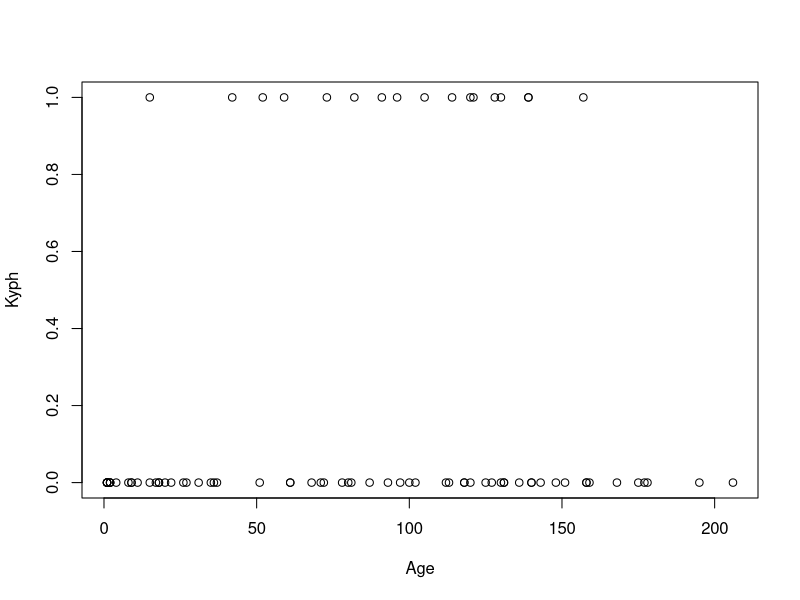
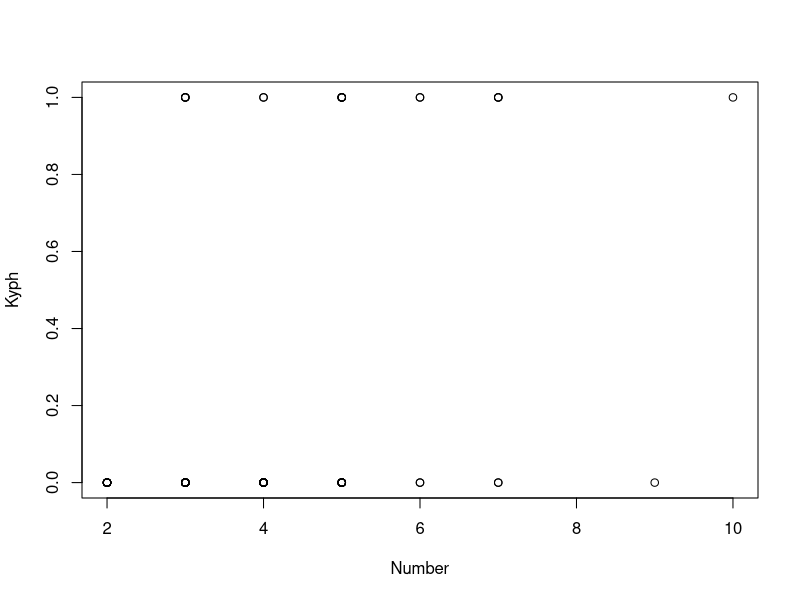
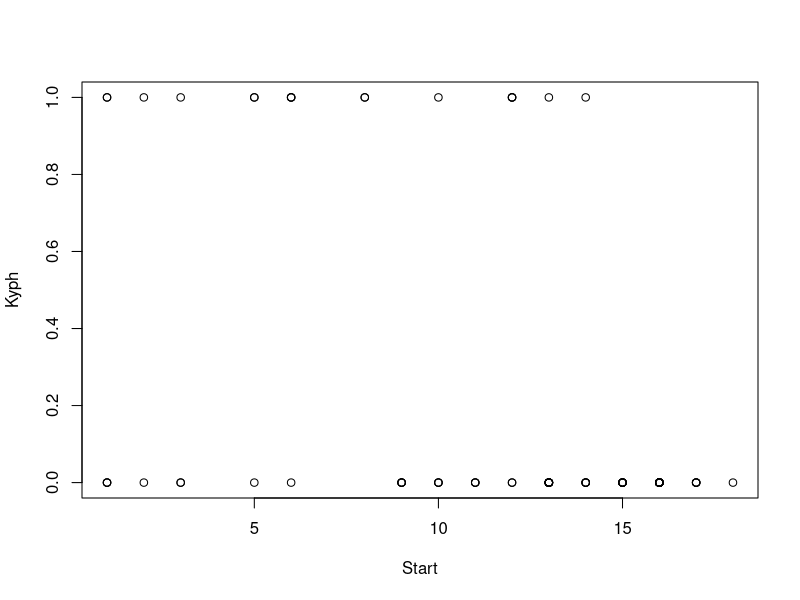
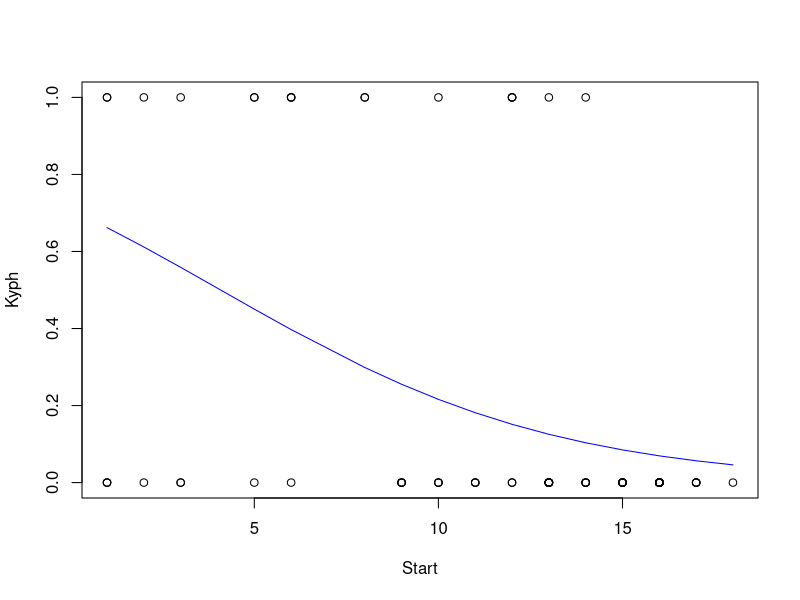

Recreate these plots in R, in order.
#Data set relativo all’esito di un’operazione alla colonna vertebrale, la laminectomia, effettuata su un campione di 81 bambini, per correggere la cifosi Sono
#osservate 4 variabili
# • Kyphosis: variabile risposta con livelli absent=0 present=1.
# • Age, del bambino in mesi
# • Number: numero di vertebre coinvolte nell’operazione
# • Start: vertebra inziale da cui parte l’operazione

rm(list = ls())

data("kyphosis", package = 'rpart')
Kyph<-as.numeric(kyphosis$Kyphosis=="present")
attach(kyphosis)

plot(Age, Kyph) # nessuna informazione

plot(Number, Kyph) #nessuna informazione

plot(Start, Kyph) # nessuna informazione

#si nota che da questi plot non otteniamo tante informazioni
#Allora procediamo in maniera differente

fit <- glm(Kyph ~ Age, family="binomial")
summary(fit)

#notiamo che in questo caso non è significativa l'età (p_value)

fit1 <- glm(Kyph ~ Number, family="binomial")
summary(fit1)

#notiamo che invece il numero ha una maggiore influenza

fit2 <- glm(Kyph ~ Start, family="binomial")
summary(fit2)

#Consideriamo ora regressioni logistiche multiple includendo tutte le variabili
#esplicative

#   logit(Kyph) = β0 + β1Age + β2Number + β3Start

fit <- glm(Kyph ~ Age + Number + Start, family="binomial")
summary(fit)

stima <- exp(coef(fit)%*%c(1, 60,3,5))/(1+exp(coef(fit)%*%c(1, 60,3,5)))

fit1 <- glm(Kyph ~ Number + Start, family="binomial")
summary(fit1)

stima1 <- exp(coef(fit1)%*%c(1,3,5))/(1+exp(coef(fit1)%*%c(1,3,5)))

fit2 <- glm(Kyph ~ Start, family="binomial")
summary(fit2)

stima2 <- exp(coef(fit2)%*%c(1, 5))/(1+exp(coef(fit2)%*%c(1, 5)))

pstima <- fit2$fitted.values
plot(Start, Kyph)
lines(sort(Start), pstima[order(Start)], type="l", col="blue")

#Alcune Osservazioni:
#Modello Kyph ∼ Age + Number + Start
#• risultano non significative Age e Number
#• l’effetto della variabile Start `e significativo secondo il p -value
#• le stime dei parametri e degli errori standard fra modelli marginali e
#  modello congiunto sono abbastanza diverse

#Modello Kyph ∼ Number + Start
#• l’effetto di Number `e ancora non significativo al 5%
#• l’effetto di Start `e ancora significativo

#Modello Kyph ∼ Start
#• l’effetto di Start rimane significativo e negativo

# Conclusione:
# - La variabile Start è l’unica che mostra un effetto statisticamente significativo su Kyph.
# - Le variabili Age e Number non contribuiscono in modo rilevante alla spiegazione del modello.
# - Un modello semplice con la sola variabile Start risulta adeguato e interpretabile,
#   evitando complessità non necessarie.
